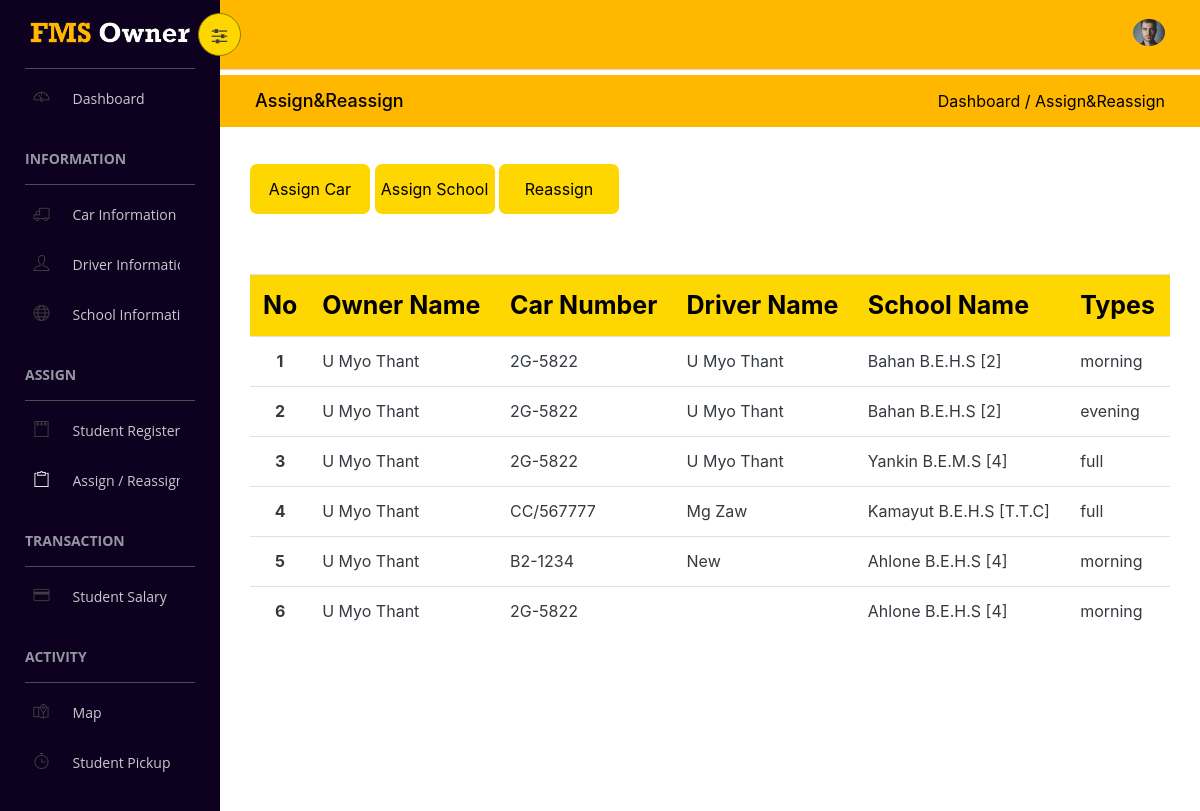
Page /Project/assign.php (signed in) on the committed database.
### tables this page shows
CREATE TABLE `owner` (
  `Id` int(11) NOT NULL,
  `OName` varchar(250) NOT NULL,
  `Email` varchar(250) NOT NULL,
  `NRC` varchar(250) NOT NULL,
  `DateOfBirth` varchar(250) NOT NULL,
  `PhoneNo` varchar(250) NOT NULL,
  `Address` varchar(250) DEFAULT NULL,
  `OPassword` varchar(250) NOT NULL,
  `Photo` varchar(250) DEFAULT NULL,
  `Oforgotidentity` varchar(250) DEFAULT NULL,
  `Ocreated` datetime NOT NULL,
  `Omodified` datetime(6) NOT NULL
);

CREATE TABLE `assign` (
  `ProId` int(11) NOT NULL,
  `Id` int(11) NOT NULL,
  `CId` int(11) DEFAULT NULL,
  `SId` int(11) NOT NULL,
  `SubId` int(11) DEFAULT NULL,
  `DId` int(11) DEFAULT '0',
  `SType` varchar(250) DEFAULT NULL
);

CREATE TABLE `car` (
  `CId` int(11) NOT NULL,
  `CNo` varchar(250) NOT NULL,
  `Type` varchar(250) NOT NULL,
  `Model` varchar(250) NOT NULL,
  `NoOfSeats` varchar(250) NOT NULL,
  `Coordinate` varchar(250) DEFAULT NULL,
  `Color` varchar(50) NOT NULL DEFAULT 'Black',
  `Photo` varchar(250) NOT NULL
);

CREATE TABLE `driver` (
  `DId` int(11) NOT NULL,
  `DName` varchar(250) NOT NULL,
  `Email` varchar(250) NOT NULL,
  `NRC` varchar(250) NOT NULL,
  `LicenseNo` varchar(250) NOT NULL,
  `YearOfExp` int(11) DEFAULT NULL,
  `DateOfBirth` varchar(250) NOT NULL,
  `PhoneNo` varchar(250) NOT NULL,
  `Address` varchar(250) DEFAULT NULL,
  `Photo` varchar(250) DEFAULT NULL,
  `AverageRating` float NOT NULL,
  `DPassword` varchar(250) NOT NULL,
  `Dforgotidentity` varchar(250) DEFAULT NULL,
  `Dcreated` datetime NOT NULL,
  `Dmodified` datetime NOT NULL
);

CREATE TABLE `school` (
  `SId` int(11) NOT NULL,
  `SName` varchar(250) NOT NULL,
  `Type` varchar(250) NOT NULL,
  `Assign` tinyint(1) DEFAULT NULL,
  `ContactNo` varchar(250) NOT NULL,
  `Township` varchar(250) NOT NULL,
  `Address` varchar(250) NOT NULL,
  `Photo` varchar(250) DEFAULT NULL,
  `Coordinate` varchar(250) DEFAULT NULL
);

### Project/assign.php (the view, shortened to what this page needs)
<?php
$ownerid=$_SESSION['ownerid'];
include("confs/config.php");
$ownerprofile=mysqli_query($conn,"SELECT * from owner where Id='$ownerid'");
$rowprofile=mysqli_fetch_assoc($ownerprofile);
?>
<!doctype html>
<html class="no-js" lang="en">
<head>
    <link rel="stylesheet" href="vendorhomepage/bootstrap/dist/css/bootstrap.min.css">
    <link href="lib/ssi-modal/dist/ssi-modal/styles/ssi-modal.min.css" rel="stylesheet"/>
    <link rel="stylesheet" href="vendorhomepage/font-awesome/css/font-awesome.min.css">
    <link rel="stylesheet" href="vendorhomepage/themify-icons/css/themify-icons.css">
   <link rel="stylesheet" href="css/stylehome.css">
    <link rel="stylesheet" type="text/css" href="css/modify.css">
    <link rel="stylesheet" type="text/css" href="css/carinfo.css">
    <link rel="stylesheet" type="text/css" href="css/driverinfo.css">
    <link rel="stylesheet" type="text/css" href="css/showdriverinfo.css">
    <link rel="stylesheet" type="text/css" href="css/fmsprofile.css">
    <link href="css/prism.css" media="all" rel="stylesheet" type="text/css">
    <link href="css/lity.css" rel="stylesheet"/>
</head>
<body>
    <aside id="left-panel" class="left-panel">
        <nav class="navbar navbar-expand-sm navbar-default">
        <div class="navbar-header">
                <a class="navbar-brand" href="owner.php"><img src="images/logo.png" alt="Logo"></a>
            </div>
            <div id="main-menu" class="main-menu collapse navbar-collapse">
                <ul class="nav navbar-nav">
                    <li>
                    <form class="hovform" method="post" action="owner.php">
                        <i class="menu-icon ti-dashboard">
                             <input type="submit" name="submitdashboard" value="Dashboard">
                        </i>
                    </form>
                    </li>
                    <h3 class="menu-title">Information</h3>
                    <li class="menu-item-has-children dropdown">
                    <li>
                    <form class="hovform" method="post" action="carinfo.php">
                        <i class="menu-icon ti-truck">
                            <input type="submit" name="submitcarinfo" value="Car Information">
                        </i>
                    </form>
                    </li>
                    <li>
                    <form class="hovform" method="post" action="driverinfo.php">
                        <i class="menu-icon ti-user">
                             <input type="submit" name="submitdriverinfo" value="Driver Information">
                        </i>
                    </form>
                    </li>
                    <li>
                    <form class="hovform" method="post" action="schoolinfo.php">
                        <i class="menu-icon ti-world">
                            <input type="submit" name="submitschoolinfo" value="School Information">
                        </i>
                    </form>
                    </li>
                    <h3 class="menu-title">Assign</h3>
                    <li>
                    <form class="hovform" method="post" action="studentregister.php">
                        <i class="menu-icon ti-notepad">&nbsp;<input type="submit" name="submitstudentregister" value="Student Register">  </i>
                    </form>
                    </li>
                    <li class="active">
                    <form class="hovform" method="post" action="assign.php">
                        <i class="menu-icon ti-clipboard">
                            <input type="submit" name="submitassign" value="Assign / Reassign">
                        </i>
                    </form>
                    </li>
                    <h3 class="menu-title">Transaction</h3>
                    <li>
                    <form class="hovform" method="post" action="studentsalary.php">
                        <i class="menu-icon ti-credit-card">
                            <input type="submit" name="submitstudentsalary" value="Student Salary">
                        </i>
                    </form>
                    </li>
                    <h3 class="menu-title">Activity</h3>
                    <li>
                        <form class="hovform" method="post" action="omapSchool.php">
                            <i class="menu-icon ti-map-alt">&nbsp;<input type="submit" name="submitmap" value="Map"></i>
                        </form>
                    </li>
                    <li>
                    <form class="hovform" method="post" action="pickup.php">
                        <i class="menu-icon ti-timer">&nbsp;<input type="submit" name="submitpickup" value="Student Pickup"></i>
                    </form>
                    </li>
                </ul>
            </div>
        </nav>
    </aside>
    <div id="right-panel" class="right-panel">
                <header id="header" class="header">
                    <div class="header-menu">
                    <div class="col-sm-7">
                    <a id="menuToggle" class="menutoggle pull-left"><i class="fa fa-sliders"></i></a>
                </div>
                        <div class="col-sm-5">
                            <div class="user-area dropdown float-right">
                                <a href="#" class="dropdown-toggle" data-toggle="dropdown" aria-haspopup="true" aria-expanded="false">
                                    <img class="user-avatar rounded-circle" src="<?php echo $rowprofile['Photo'];?>" alt="User Avatar">
                                </a>
                            </div>
                        </div>
                    </div>
                </header>
                <div class="breadcrumbs">
                    <div class="col-sm-4">
                        <div class="page-header float-left">
                            <div class="page-title">
                                <h1>Assign&Reassign</h1>
                            </div>
                        </div>
                    </div>
                    <div class="col-sm-8">
                        <div class="page-header float-right">
                            <div class="page-title">
                                <ol class="breadcrumb text-right">
                                    <li class="active"><a href="owner.php">Dashboard</a>&nbsp;/&nbsp;<a href="#">Assign&Reassign</a></li>
                                </ol>
                            </div>
                        </div>
                    </div>
                </div>
                <div class="content mt-3">
                    <div class="col-sm-12 col-lg-12 but-wrap">
                       <a href="assigncar.php"><button class="addbut">Assign Car</button></a>
                        <a href="assignschool.php"> <button class="editbut ahov">Assign School</button></a>
                       <a href="reassign.php"><button class="removebut ahov">Reassign</button></a>
                    </div>
                 <div class="col-lg-12 col-md-12 col-sm-12">
                <?php
                    $asql="SELECT * from assign where Id='$ownerid'";
                $aresult = $conn->query($asql);
                $count=1;
                if ( mysqli_num_rows($aresult)>0) {
                    echo'<table class="table table-hover  border-top text-left bg-white" style="color:black;">';
                    echo'<tr style="font-size: 25px;height:60px;color:black;background-color:gold;">';
                      echo'<th scope="col" class="text-center">No</th>';
                      echo'<th scope="col" >Owner Name</th>';
                      echo'<th scope="col">Car Number</th> ';
                      echo'<th scope="col">Driver Name</th>';
                      echo'<th scope="col">School Name</th> ';
                     echo'<th scope="col">Types</th></tr>';
                   while($arow = $aresult->fetch_assoc())
                {
                $cid=$arow['CId'];
                $sid=$arow["SId"];
                $did=$arow["DId"];
                $oid=$arow["Id"];
                $stype=$arow["SType"];
                if (!empty($cid)) {
                $csql = "SELECT CNo FROM car where CId='$cid'";
                $cresult = $conn->query($csql);
                while($crow = $cresult->fetch_assoc())
                {$cno=$crow["CNo"];}
                }
                else
                {
                    $cno="";
                }
                if (!empty($did)) {
                $dsql = "SELECT DName FROM driver where DId='$did'";
                $dresult = $conn->query($dsql);
                while($drow = $dresult->fetch_assoc())
                {$dname=$drow["DName"];}
                }
                else
                 {
                    $dname="";
                 }
                 if (!empty($sid)) {
                $ssql = "SELECT SName FROM school where SId='$sid'";
                $sresult = $conn->query($ssql);
                while($srow = $sresult->fetch_assoc())
                {$sname=$srow["SName"];}
                 }
                 else
                {
                   $sname="" ;
                }
                if (!empty($oid)) {
                $osql = "SELECT OName FROM owner where Id='$oid'";
                $oresult = $conn->query($osql);
                while($orow = $oresult->fetch_assoc())
                {$oname=$orow["OName"];}
                }
                else
                {
                    $oname="";
                }
                        echo '<tr class="text-dark text-left " style="font-size: 16px;height:50px;"><th scope="row" class="text-center">'.$count.'</th>';
                        echo '<td>'.$oname.'</td>';
                        echo '<td>'.$cno.'</td>';
                        echo '<td>'.$dname.'</td>';
                        echo '<td>'.$sname.'</td>';
                        echo '<td>'.$stype.'</td></tr>';
                        $count++;
                }
                }
  ?>
</table>
 </div>
  </div>
 </body>
 </html>

### Project/css/modify.css (style rules this page uses)
.navbar .navbar-nav li form input[type='submit'] { border:none; box-shadow: none; background: none !important; color: #c8c9ce !important; display: inline-block; font-family: 'Open Sans'; font-size: 14px; line-height: 30px; padding: 10px 0; position: relative; width: 70%; text-align: left; margin-left:15px; }
.navbar .navbar-nav li form { padding-top: 10px; }
aside.left-panel .navbar .navbar-nav li form input[type='submit'] { padding: 5px 0; }
body { color: #3f3f3f; overflow:hidden; }

### Project/css/carinfo.css (style rules this page uses)
.addbut,.editbut,.removebut,.originview { width: 120px; height: 50px; background-color: gold; color: rgb(0, 0, 0); border: none; box-shadow: none; margin-top: 15px; border-radius: 7px; }
.but-wrap { height: 75px; margin: 0px auto; margin-bottom: 50px; }
.dropdown { position: relative; z-index: 9999; }
form { width: 90%; margin: 0px auto; }
.content { overflow-y: scroll; height:800px; }

### rows in the picture
owner: Photo (picture)
assign: owner.OName "U Myo Thant", CId.CNo "2G-5822", DId.DName "U Myo Thant", SId.SName "Bahan B.E.H.S [2]", SType "morning"
assign: owner.OName "U Myo Thant", CId.CNo "2G-5822", DId.DName "U Myo Thant", SId.SName "Bahan B.E.H.S [2]", SType "evening"
assign: owner.OName "U Myo Thant", CId.CNo "2G-5822", DId.DName "U Myo Thant", SId.SName "Yankin B.E.M.S [4]", SType "full"
assign: owner.OName "U Myo Thant", CId.CNo "CC/567777", DId.DName "Mg Zaw", SId.SName "Kamayut B.E.H.S [T.T.C]", SType "full"
assign: owner.OName "U Myo Thant", CId.CNo "B2-1234", DId.DName "New", SId.SName "Ahlone B.E.H.S [4]", SType "morning"
assign: owner.OName "U Myo Thant", CId.CNo "2G-5822", SId.SName "Ahlone B.E.H.S [4]", SType "morning"
